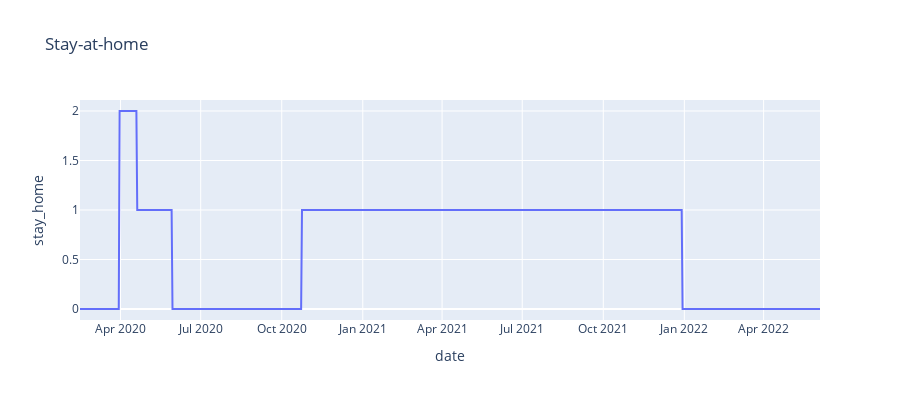

The cell this chart's notebook holds for it:
### Markdown cell above
#### Part 1.2 Stay-at-home

### Code cell
fig = px.line(df_merge, x='date', y='stay_home', title='Stay-at-home', height=400)
fig.show()

### Figure 1 — Plotly figure (JSON) as saved in the notebook; plotly's stock layout.template omitted (floating-point values rounded to 4 significant figures; data arrays with more than 128 entries replaced by an {"elided": "..."} marker saying what was removed)
{"data": [{"hovertemplate": "date=%{x}<br>stay_home=%{y}<extra></extra>", "legendgroup": "", "line": {"color": "#636efa", "dash": "solid"}, "marker": {"symbol": "circle"}, "mode": "lines", "name": "", "orientation": "v", "showlegend": false, "type": "scatter", "x": {"elided": "841 str values"}, "xaxis": "x", "y": {"elided": "841 int values"}, "yaxis": "y"}], "layout": {"height": 400, "legend": {"tracegroupgap": 0}, "title": {"text": "Stay-at-home"}, "xaxis": {"anchor": "y", "domain": [0, 1], "title": {"text": "date"}}, "yaxis": {"anchor": "x", "domain": [0, 1], "title": {"text": "stay_home"}}}}
